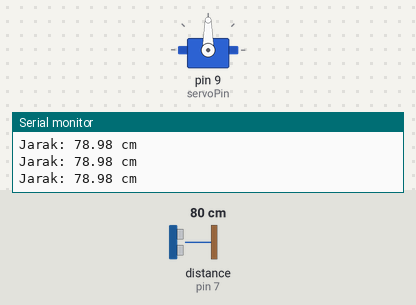
This sketch was run on a simulated Arduino Uno, built with avr-gcc and run on an emulated ATmega328P. On the bench: servo, the last lines printed to the serial monitor. Wiring (inferred from the names in the program): ultrasonic range finder: trigger pin 6; echo pin 7. The inputs (shaded band) are chosen by the test bench; at power-on: distance to the obstacle (sensor on pin 7) 80 cm. The echo pulse lasts 58.3 µs per cm.

Above: at 1.3 s.
1.4 s: distance to the obstacle (sensor on pin 7) set to 9 cm
2.9 s: distance to the obstacle (sensor on pin 7) set to 6 cm
At 3.7 s:
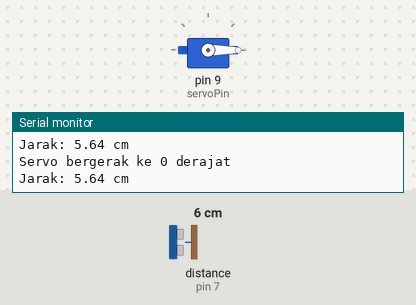
Timing chart, 0 to 5.9 s (numbered marks = the images above; inputs shaded):
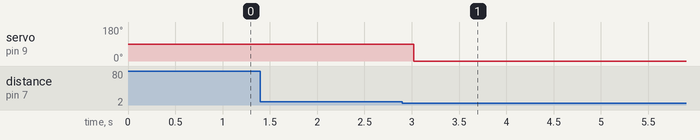

Measured:
- the behaviour switches between 8 and 7 cm on distance to the obstacle (sensor on pin 7) (found by bisection; images 0 and 1)
- after the input at 2.9 s, servo on pin 9 (servoPin): 90° → 0° after 0.12 s

The sketch:

sketch_jan4c.ino
```cpp
#include <Servo.h>

const int trigPin = 6; // Pin Trigger
const int echoPin = 7; // Pin Echo
Servo myServo;         // Objek servo
const int servoPin = 9;

int currentAngle = 90; // Posisi servo saat ini

void setup() {
  Serial.begin(9600);
  pinMode(trigPin, OUTPUT);
  pinMode(echoPin, INPUT);
  myServo.attach(servoPin);
  myServo.write(currentAngle); // Atur servo ke 90 derajat
}

void loop() {
  // Memulai pengukuran jarak
  digitalWrite(trigPin, LOW);
  delayMicroseconds(2);
  digitalWrite(trigPin, HIGH);
  delayMicroseconds(10);
  digitalWrite(trigPin, LOW);

  long duration = pulseIn(echoPin, HIGH);
  float distance = duration * 0.034 / 2;

  // Tampilkan jarak di Serial Monitor
  Serial.print("Jarak: ");
  Serial.print(distance);
  Serial.println(" cm");

  // Atur servo hanya jika jarak berubah
  if (distance <= 7 && currentAngle != 0) {
    myServo.write(0);   // Gerakkan servo ke 0 derajat
    currentAngle = 0;   // Perbarui posisi servo
    Serial.println("Servo bergerak ke 0 derajat");
  } else if (distance > 7 && currentAngle != 90) {
    myServo.write(90);  // Kembalikan servo ke 90 derajat
    currentAngle = 90;  // Perbarui posisi servo
    Serial.println("Servo kembali ke 90 derajat");
  }

  delay(500); // Jeda sebelum pengukuran berikutnya
}
```
